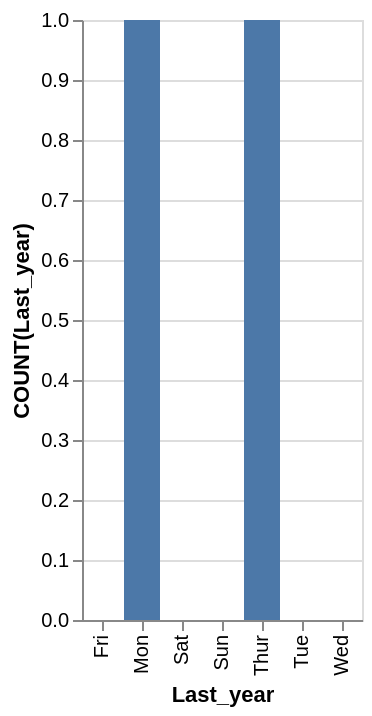

This figure's Vega-Lite source:
### Vega-Lite specification from a JSON file in a GitHub repository (floating-point values rounded to 4 significant figures)
{"data": {"values": [{"x_data": "Mon", "y_data": 1}, {"x_data": "Tue", "y_data": 0}, {"x_data": "Wed", "y_data": 0}, {"x_data": "Thur", "y_data": 1}, {"x_data": "Fri", "y_data": 0}, {"x_data": "Sat", "y_data": 0}, {"x_data": "Sun", "y_data": 0}]}, "mark": "bar", "encoding": {"x": {"field": "x_data", "type": "nominal", "title": "Last_year", "sort": "ascending"}, "y": {"field": "y_data", "type": "quantitative", "title": "COUNT(Last_year)"}}}
